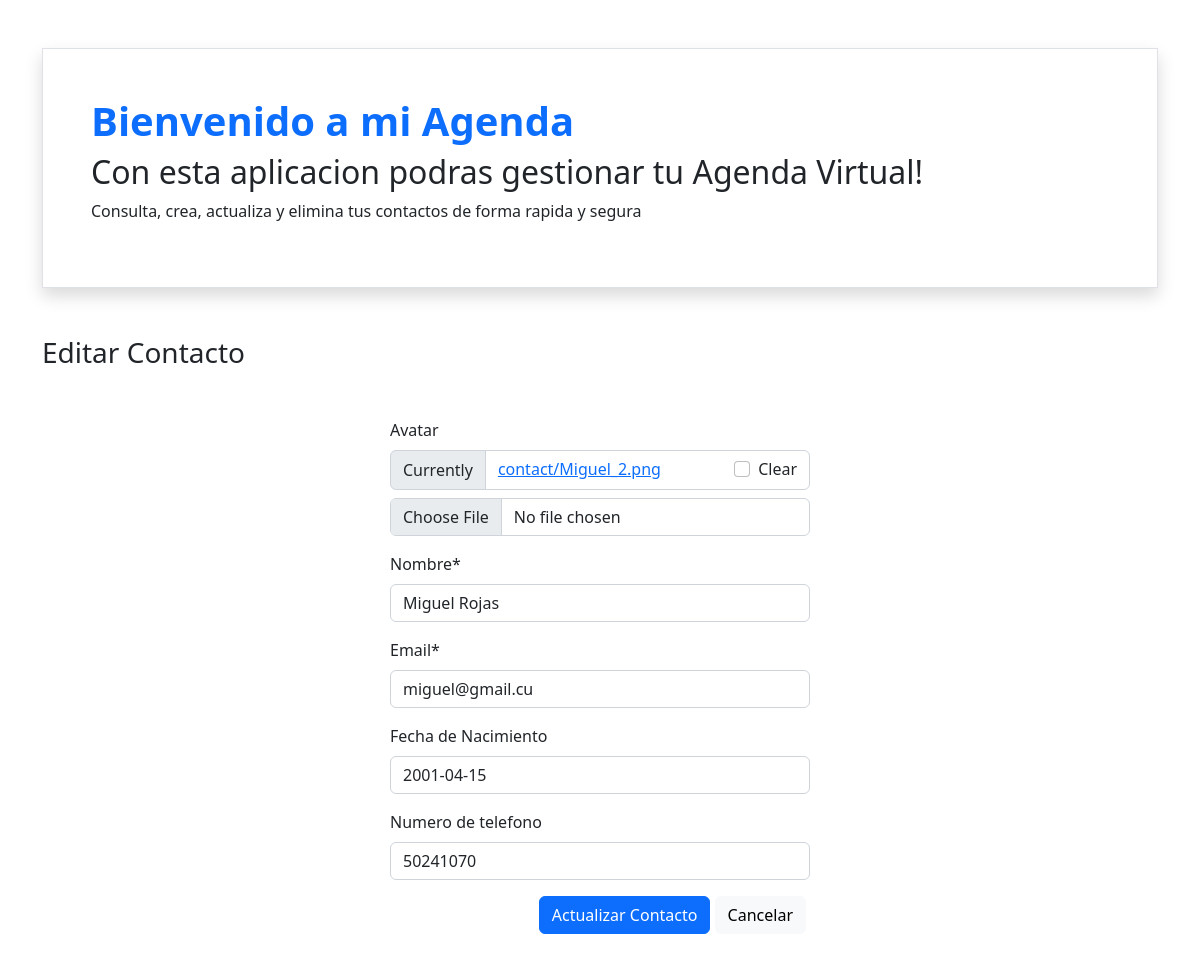
Page /1/edit/ on the committed database.
### contacts/models.py (models this page shows, shortened)
class Contact(models.Model):
    avatar = models.ImageField(null=True, blank=True, upload_to='contact')
    name = models.CharField(max_length=100, verbose_name='Nombre')
    email = models.EmailField(max_length=50)
    birth_date = models.DateField(null=True, blank=True, verbose_name='Fecha de Nacimiento')
    phone = models.CharField(max_length=8, null=True, blank=True, verbose_name='Numero de telefono')
    created = models.DateTimeField(auto_now_add=True)

### contacts/views.py (the view)
# urls.py: path('<int:pk>/edit/', views.ContactUpdateView.as_view(), name='contact_edit'),
class ContactUpdateView(generic.UpdateView):
    model = Contact
    fields = ('avatar', 'name', 'email', 'birth_date', 'phone')
    success_url = reverse_lazy('contact_list')

### contacts/templates/contacts/contact_form.html (shortened to what this page needs)
{% extends "contacts/base.html" %}
{% load static crispy_forms_tags %}
{% block content %}
    <div class="mt-5">
        <h3>{% if contact %}
            Editar
            {% else %}
            Nuevo
            {% endif %}
            Contacto</h3>
    </div>
    <form style="max-width: 420px;" class="mt-5 mx-auto" action="" method="post" enctype="multipart/form-data">
        {{ form|crispy }}
        <div class="text-end mt-3">
            <button class="btn btn-primary">
                {% if contact %}
                Actualizar
                {% else %}
                Crear
                {% endif %}
                Contacto
            </button>
            <a href="{% url 'contact_list' %}" class="btn btn-light me-1">
                Cancelar
            </a>
        </div>
    </form>
{% endblock content %}

### rows in the picture
Contact: name "Miguel Rojas", email "miguel@gmail.cu", birth_date "2001-04-15", phone "50241070"
